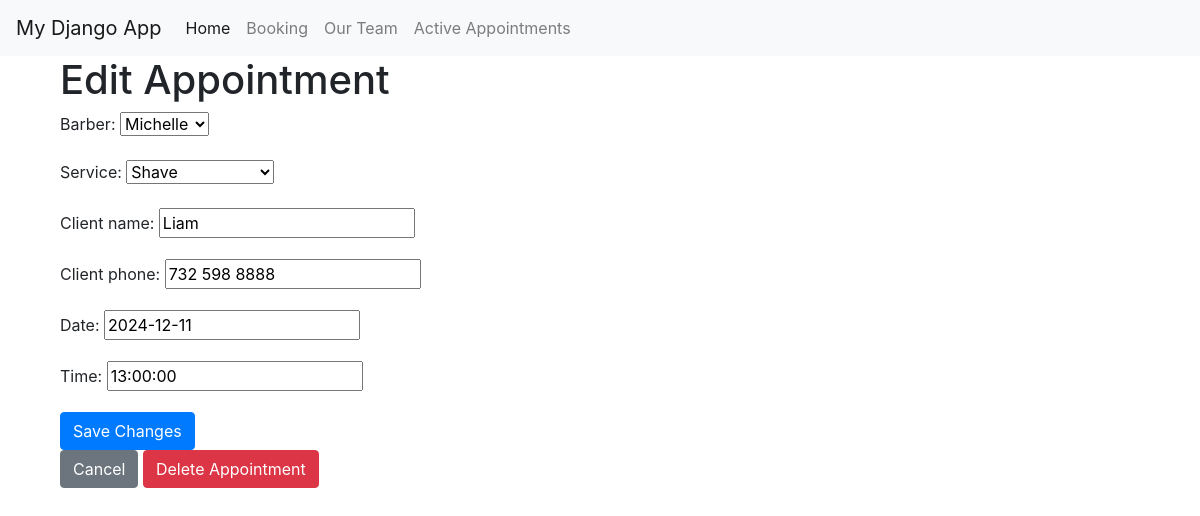
Page /appointment/appointments/edit/7/ on the committed database.
### myapp/models.py (models this page shows, shortened)
class Appointment(models.Model):
    barber = models.ForeignKey(BarberItem, on_delete=models.CASCADE)
    service = models.ForeignKey(ServiceItem, on_delete=models.CASCADE)
    client_name = models.CharField(max_length=100, default='Unknown Client')  # Set a default value
    client_phone = models.CharField(max_length=20)
    date = models.DateField()
    time = models.TimeField()
    class Meta:
        unique_together = ('barber', 'date', 'time')  # Ensure no double bookings

### myapp/views.py (the view)
# urls.py: path('appointments/edit/<int:appointment_id>/', views.edit_appointment, name='edit_appointment'),
def edit_appointment(request, appointment_id):
    appointment = get_object_or_404(Appointment, id=appointment_id)
    if request.method == 'POST':
        form = AppointmentForm(request.POST, instance=appointment)
        if form.is_valid():
            form.save()
            return redirect('appointment')  # Redirect to the appointment list after saving
    else:
        form = AppointmentForm(instance=appointment)
    return render(request, 'edit_appointment.html', {'form': form, 'appointment': appointment})

### myapp/views.py
class AppointmentForm(forms.ModelForm):
    class Meta:
        model = Appointment
        fields = ['barber', 'service', 'client_name', 'client_phone', 'date', 'time']

### myapp/models.py (called while the page is built)
    def __str__(self):
        return self.name

    def __str__(self):
        return self.name  # Return the name of the service

### myapp/templates/edit_appointment.html (shortened to what this page needs)
{% extends "base.html" %}
{% block content %}
<div class="container">
    <h1>Edit Appointment</h1>
    <form method="POST">
        {{ form.as_p }}
        <button type="submit" class="btn btn-primary">Save Changes</button>
    </form>
    <a href="{% url 'appointment' %}" class="btn btn-secondary">Cancel</a>
    <form method="POST" action="{% url 'delete_appointment' appointment.id %}" style="display:inline;">
        <button type="submit" class="btn btn-danger">Delete Appointment</button>
    </form>
</div>
{% endblock %}

### rows in the picture
Appointment: barber "Michelle", service "Shave", client_name "Liam", client_phone "732 598 8888", date "2024-12-11", time "13:00:00"
